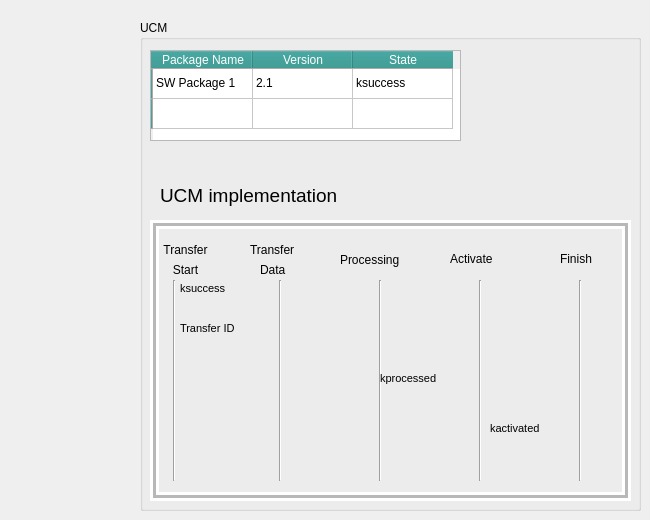
   <widget class="QWidget" name="tab_2">
    <attribute name="title">
     <string>UCM</string>
    </attribute>
    <widget class="QGroupBox" name="groupBox">
     <property name="geometry">
      <rect>
       <x>140</x>
       <y>20</y>
       <width>501</width>
       <height>491</height>
      </rect>
     </property>
     <property name="autoFillBackground">
      <bool>true</bool>
     </property>
     <property name="title">
      <string>UCM</string>
     </property>
     <widget class="QTableWidget" name="tableWidget">
      <property name="geometry">
       <rect>
        <x>10</x>
        <y>30</y>
        <width>311</width>
        <height>91</height>
       </rect>
      </property>
      <property name="palette">
       <palette>
        <active>
         <colorrole role="WindowText">
          <brush brushstyle="SolidPattern">
           <color alpha="255">
            <red>255</red>
            <green>255</green>
            <blue>255</blue>
           </color>
          </brush>
         </colorrole>
         <colorrole role="Button">
          <brush brushstyle="SolidPattern">
           <color alpha="255">
            <red>34</red>
            <green>145</green>
            <blue>139</blue>
           </color>
          </brush>
         </colorrole>
         <colorrole role="Midlight">
          <brush brushstyle="SolidPattern">
           <color alpha="255">
            <red>34</red>
            <green>145</green>
            <blue>139</blue>
           </color>
          </brush>
         </colorrole>
         <colorrole role="Dark">
          <brush brushstyle="SolidPattern">
           <color alpha="255">
            <red>34</red>
            <green>145</green>
            <blue>139</blue>
           </color>
          </brush>
         </colorrole>
         <colorrole role="ButtonText">
          <brush brushstyle="SolidPattern">
           <color alpha="255">
            <red>255</red>
            <green>255</green>
            <blue>255</blue>
           </color>
          </brush>
         </colorrole>
         <colorrole role="Highlight">
          <brush brushstyle="SolidPattern">
           <color alpha="255">
            <red>34</red>
            <green>145</green>
            <blue>139</blue>
           </color>
          </brush>
         </colorrole>
         <colorrole role="PlaceholderText">
          <brush brushstyle="NoBrush">
           <color alpha="128">
            <red>0</red>
            <green>0</green>
            <blue>0</blue>
           </color>
          </brush>
         </colorrole>
        </active>
        <inactive>
         <colorrole role="WindowText">
          <brush brushstyle="SolidPattern">
           <color alpha="255">
            <red>255</red>
            <green>255</green>
            <blue>255</blue>
           </color>
          </brush>
         </colorrole>
         <colorrole role="Button">
          <brush brushstyle="SolidPattern">
           <color alpha="255">
            <red>34</red>
            <green>145</green>
            <blue>139</blue>
           </color>
          </brush>
         </colorrole>
         <colorrole role="Midlight">
          <brush brushstyle="SolidPattern">
           <color alpha="255">
            <red>34</red>
            <green>145</green>
            <blue>139</blue>
           </color>
          </brush>
         </colorrole>
         <colorrole role="Dark">
          <brush brushstyle="SolidPattern">
           <color alpha="255">
            <red>34</red>
            <green>145</green>
            <blue>139</blue>
           </color>
          </brush>
         </colorrole>
         <colorrole role="ButtonText">
          <brush brushstyle="SolidPattern">
           <color alpha="255">
            <red>255</red>
            <green>255</green>
            <blue>255</blue>
           </color>
          </brush>
         </colorrole>
         <colorrole role="Highlight">
          <brush brushstyle="SolidPattern">
           <color alpha="255">
            <red>34</red>
            <green>145</green>
            <blue>139</blue>
           </color>
          </brush>
         </colorrole>
         <colorrole role="PlaceholderText">
          <brush brushstyle="NoBrush">
           <color alpha="128">
            <red>0</red>
            <green>0</green>
            <blue>0</blue>
           </color>
          </brush>
         </colorrole>
        </inactive>
        <disabled>
         <colorrole role="WindowText">
          <brush brushstyle="SolidPattern">
           <color alpha="255">
            <red>34</red>
            <green>145</green>
            <blue>139</blue>
           </color>
          </brush>
         </colorrole>
         <colorrole role="Button">
          <brush brushstyle="SolidPattern">
           <color alpha="255">
            <red>34</red>
            <green>145</green>
            <blue>139</blue>
           </color>
          </brush>
         </colorrole>
         <colorrole role="Midlight">
          <brush brushstyle="SolidPattern">
           <color alpha="255">
            <red>34</red>
            <green>145</green>
            <blue>139</blue>
           </color>
          </brush>
         </colorrole>
         <colorrole role="Dark">
          <brush brushstyle="SolidPattern">
           <color alpha="255">
            <red>34</red>
            <green>145</green>
            <blue>139</blue>
           </color>
          </brush>
         </colorrole>
         <colorrole role="ButtonText">
          <brush brushstyle="SolidPattern">
           <color alpha="255">
            <red>34</red>
            <green>145</green>
            <blue>139</blue>
           </color>
          </brush>
         </colorrole>
         <colorrole role="Highlight">
          <brush brushstyle="SolidPattern">
           <color alpha="255">
            <red>145</red>
            <green>145</green>
            <blue>145</blue>
           </color>
          </brush>
         </colorrole>
         <colorrole role="PlaceholderText">
          <brush brushstyle="NoBrush">
           <color alpha="128">
            <red>0</red>
            <green>0</green>
            <blue>0</blue>
           </color>
          </brush>
         </colorrole>
        </disabled>
       </palette>
      </property>
      <row>
       <property name="text">
        <string/>
       </property>
      </row>
      <row>
       <property name="text">
        <string/>
       </property>
      </row>
      <column>
       <property name="text">
        <string>Package Name</string>
       </property>
      </column>
      <column>
       <property name="text">
        <string>Version</string>
       </property>
      </column>
      <column>
       <property name="text">
        <string>State</string>
       </property>
      </column>
      <item row="0" column="0">
       <property name="text">
        <string>SW Package 1</string>
       </property>
      </item>
      <item row="0" column="1">
       <property name="text">
        <string>2.1</string>
       </property>
      </item>
      <item row="0" column="2">
       <property name="text">
        <string>ksuccess</string>
       </property>
      </item>
     </widget>
     <widget class="QLabel" name="label_14">
      <property name="geometry">
       <rect>
        <x>20</x>
        <y>160</y>
        <width>191</width>
        <height>31</height>
       </rect>
      </property>
      <property name="font">
       <font>
        <pointsize>14</pointsize>
       </font>
      </property>
      <property name="text">
       <string>UCM implementation</string>
      </property>
     </widget>
     <widget class="Line" name="line">
      <property name="geometry">
       <rect>
        <x>20</x>
        <y>260</y>
        <width>28</width>
        <height>201</height>
       </rect>
      </property>
      <property name="palette">
       <palette>
        <active>
         <colorrole role="Shadow">
          <brush brushstyle="SolidPattern">
           <color alpha="255">
            <red>255</red>
            <green>255</green>
            <blue>255</blue>
           </color>
          </brush>
         </colorrole>
         <colorrole role="Highlight">
          <brush brushstyle="SolidPattern">
           <color alpha="255">
            <red>255</red>
            <green>255</green>
            <blue>255</blue>
           </color>
          </brush>
         </colorrole>
        </active>
        <inactive>
         <colorrole role="Shadow">
          <brush brushstyle="SolidPattern">
           <color alpha="255">
            <red>255</red>
            <green>255</green>
            <blue>255</blue>
           </color>
          </brush>
         </colorrole>
         <colorrole role="Highlight">
          <brush brushstyle="SolidPattern">
           <color alpha="255">
            <red>255</red>
            <green>255</green>
            <blue>255</blue>
           </color>
          </brush>
         </colorrole>
        </inactive>
        <disabled>
         <colorrole role="Shadow">
          <brush brushstyle="SolidPattern">
           <color alpha="255">
            <red>255</red>
            <green>255</green>
            <blue>255</blue>
           </color>
          </brush>
         </colorrole>
         <colorrole role="Highlight">
          <brush brushstyle="SolidPattern">
           <color alpha="255">
            <red>145</red>
            <green>145</green>
            <blue>145</blue>
           </color>
          </brush>
         </colorrole>
        </disabled>
       </palette>
      </property>
      <property name="font">
       <font>
        <pointsize>28</pointsize>
        <italic>true</italic>
        <bold>true</bold>
       </font>
      </property>
      <property name="lineWidth">
       <number>1</number>
      </property>
      <property name="orientation">
       <enum>Qt::Vertical</enum>
      </property>
     </widget>
     <widget class="Line" name="line_2">
      <property name="geometry">
       <rect>
        <x>130</x>
        <y>260</y>
        <width>20</width>
        <height>201</height>
       </rect>
      </property>
      <property name="palette">
       <palette>
        <active/>
        <inactive/>
        <disabled/>
       </palette>
      </property>
      <property name="lineWidth">
       <number>1</number>
      </property>
      <property name="orientation">
       <enum>Qt::Vertical</enum>
      </property>
     </widget>
     <widget class="Line" name="line_3">
      <property name="geometry">
       <rect>
        <x>230</x>
        <y>260</y>
        <width>20</width>
        <height>201</height>
       </rect>
      </property>
      <property name="palette">
       <palette>
        <active/>
        <inactive/>
        <disabled/>
       </palette>
      </property>
      <property name="orientation">
       <enum>Qt::Vertical</enum>
      </property>
     </widget>
     <widget class="Line" name="line_4">
      <property name="geometry">
       <rect>
        <x>330</x>
        <y>260</y>
        <width>20</width>
        <height>201</height>
       </rect>
      </property>
      <property name="palette">
       <palette>
        <active/>
        <inactive/>
        <disabled/>
       </palette>
      </property>
      <property name="orientation">
       <enum>Qt::Vertical</enum>
      </property>
     </widget>
     <widget class="Line" name="line_5">
      <property name="geometry">
       <rect>
        <x>430</x>
        <y>260</y>
        <width>20</width>
        <height>201</height>
       </rect>
      </property>
      <property name="palette">
       <palette>
        <active/>
        <inactive/>
        <disabled/>
       </palette>
      </property>
      <property name="orientation">
       <enum>Qt::Vertical</enum>
      </property>
     </widget>
     <widget class="QLabel" name="label_6">
      <property name="geometry">
       <rect>
        <x>40</x>
        <y>260</y>
        <width>111</width>
        <height>51</height>
       </rect>
      </property>
      <property name="text">
       <string/>
      </property>
      <property name="pixmap">
       <pixmap>../4th computer/LAST YEAR GRAD/AdaptiveAR-Simulation/Project_Simulation/icons/arrow.png</pixmap>
      </property>
      <property name="scaledContents">
       <bool>true</bool>
      </property>
     </widget>
     <widget class="QLabel" name="label_7">
      <property name="geometry">
       <rect>
        <x>140</x>
        <y>300</y>
        <width>101</width>
        <height>51</height>
       </rect>
      </property>
      <property name="text">
       <string/>
      </property>
      <property name="pixmap">
       <pixmap>../4th computer/LAST YEAR GRAD/AdaptiveAR-Simulation/Project_Simulation/icons/arrow.png</pixmap>
      </property>
      <property name="scaledContents">
       <bool>true</bool>
      </property>
     </widget>
     <widget class="QLabel" name="label_8">
      <property name="geometry">
       <rect>
        <x>250</x>
        <y>350</y>
        <width>101</width>
        <height>51</height>
       </rect>
      </property>
      <property name="text">
       <string/>
      </property>
      <property name="pixmap">
       <pixmap>../4th computer/LAST YEAR GRAD/AdaptiveAR-Simulation/Project_Simulation/icons/arrow.png</pixmap>
      </property>
      <property name="scaledContents">
       <bool>true</bool>
      </property>
     </widget>
     <widget class="QLabel" name="label_9">
      <property name="geometry">
       <rect>
        <x>340</x>
        <y>400</y>
        <width>101</width>
        <height>51</height>
       </rect>
      </property>
      <property name="text">
       <string/>
      </property>
      <property name="pixmap">
       <pixmap>../4th computer/LAST YEAR GRAD/AdaptiveAR-Simulation/Project_Simulation/icons/arrow.png</pixmap>
      </property>
      <property name="scaledContents">
       <bool>true</bool>
      </property>
     </widget>
     <widget class="QLabel" name="label">
      <property name="geometry">
       <rect>
        <x>10</x>
        <y>240</y>
        <width>71</width>
        <height>21</height>
       </rect>
      </property>
      <property name="sizePolicy">
       <sizepolicy hsizetype="Fixed" vsizetype="Fixed">
        <horstretch>0</horstretch>
        <verstretch>0</verstretch>
       </sizepolicy>
      </property>
      <property name="text">
       <string>&lt;html&gt;&lt;head/&gt;&lt;body&gt;&lt;p align=&quot;center&quot;&gt;Start&lt;/p&gt;&lt;/body&gt;&lt;/html&gt;</string>
      </property>
      <property name="wordWrap">
       <bool>true</bool>
      </property>
     </widget>
     <widget class="QLabel" name="label_15">
      <property name="geometry">
       <rect>
        <x>10</x>
        <y>220</y>
        <width>71</width>
        <height>21</height>
       </rect>
      </property>
      <property name="sizePolicy">
       <sizepolicy hsizetype="Fixed" vsizetype="Fixed">
        <horstretch>0</horstretch>
        <verstretch>0</verstretch>
       </sizepolicy>
      </property>
      <property name="text">
       <string>&lt;html&gt;&lt;head/&gt;&lt;body&gt;&lt;p align=&quot;center&quot;&gt;Transfer&lt;/p&gt;&lt;/body&gt;&lt;/html&gt;</string>
      </property>
      <property name="wordWrap">
       <bool>true</bool>
      </property>
     </widget>
     <widget class="QLabel" name="label_2">
      <property name="geometry">
       <rect>
        <x>110</x>
        <y>220</y>
        <width>61</width>
        <height>20</height>
       </rect>
      </property>
      <property name="text">
       <string>Transfer</string>
      </property>
     </widget>
     <widget class="QLabel" name="label_16">
      <property name="geometry">
       <rect>
        <x>120</x>
        <y>240</y>
        <width>31</width>
        <height>20</height>
       </rect>
      </property>
      <property name="text">
       <string>Data</string>
      </property>
     </widget>
     <widget class="QLabel" name="label_3">
      <property name="geometry">
       <rect>
        <x>200</x>
        <y>230</y>
        <width>81</width>
        <height>20</height>
       </rect>
      </property>
      <property name="text">
       <string>Processing</string>
      </property>
     </widget>
     <widget class="QLabel" name="label_4">
      <property name="geometry">
       <rect>
        <x>310</x>
        <y>230</y>
        <width>61</width>
        <height>17</height>
       </rect>
      </property>
      <property name="text">
       <string>Activate</string>
      </property>
     </widget>
     <widget class="QLabel" name="label_5">
      <property name="geometry">
       <rect>
        <x>420</x>
        <y>230</y>
        <width>41</width>
        <height>17</height>
       </rect>
      </property>
      <property name="text">
       <string>Finish</string>
      </property>
     </widget>
     <widget class="QLabel" name="label_10">
      <property name="geometry">
       <rect>
        <x>40</x>
        <y>260</y>
        <width>51</width>
        <height>16</height>
       </rect>
      </property>
      <property name="font">
       <font>
        <pointsize>8</pointsize>
       </font>
      </property>
      <property name="text">
       <string>ksuccess</string>
      </property>
     </widget>
     <widget class="QLabel" name="label_11">
      <property name="geometry">
       <rect>
        <x>40</x>
        <y>300</y>
        <width>61</width>
        <height>17</height>
       </rect>
      </property>
      <property name="font">
       <font>
        <pointsize>8</pointsize>
       </font>
      </property>
      <property name="text">
       <string>Transfer ID</string>
      </property>
     </widget>
     <widget class="QLabel" name="label_12">
      <property name="geometry">
       <rect>
        <x>240</x>
        <y>350</y>
        <width>61</width>
        <height>17</height>
       </rect>
      </property>
      <property name="font">
       <font>
        <pointsize>8</pointsize>
       </font>
      </property>
      <property name="text">
       <string>kprocessed</string>
      </property>
     </widget>
     <widget class="QLabel" name="label_13">
      <property name="geometry">
       <rect>
        <x>350</x>
        <y>400</y>
        <width>61</width>
        <height>17</height>
       </rect>
      </property>
      <property name="font">
       <font>
        <pointsize>8</pointsize>
       </font>
      </property>
      <property name="text">
       <string>kactivated</string>
      </property>
     </widget>
     <widget class="QFrame" name="frame">
      <property name="geometry">
       <rect>
        <x>10</x>
        <y>200</y>
        <width>481</width>
        <height>281</height>
       </rect>
      </property>
      <property name="palette">
       <palette>
        <active>
         <colorrole role="WindowText">
          <brush brushstyle="SolidPattern">
           <color alpha="255">
            <red>255</red>
            <green>255</green>
            <blue>255</blue>
           </color>
          </brush>
         </colorrole>
         <colorrole role="Midlight">
          <brush brushstyle="SolidPattern">
           <color alpha="255">
            <red>255</red>
            <green>255</green>
            <blue>255</blue>
           </color>
          </brush>
         </colorrole>
         <colorrole role="Dark">
          <brush brushstyle="SolidPattern">
           <color alpha="255">
            <red>255</red>
            <green>255</green>
            <blue>255</blue>
           </color>
          </brush>
         </colorrole>
         <colorrole role="PlaceholderText">
          <brush brushstyle="NoBrush">
           <color alpha="128">
            <red>0</red>
            <green>0</green>
            <blue>0</blue>
           </color>
          </brush>
         </colorrole>
        </active>
        <inactive>
         <colorrole role="WindowText">
          <brush brushstyle="SolidPattern">
           <color alpha="255">
            <red>255</red>
            <green>255</green>
            <blue>255</blue>
           </color>
          </brush>
         </colorrole>
         <colorrole role="Midlight">
          <brush brushstyle="SolidPattern">
           <color alpha="255">
            <red>255</red>
            <green>255</green>
            <blue>255</blue>
           </color>
          </brush>
         </colorrole>
         <colorrole role="Dark">
          <brush brushstyle="SolidPattern">
           <color alpha="255">
            <red>255</red>
            <green>255</green>
            <blue>255</blue>
           </color>
          </brush>
         </colorrole>
         <colorrole role="PlaceholderText">
          <brush brushstyle="NoBrush">
           <color alpha="128">
            <red>0</red>
            <green>0</green>
            <blue>0</blue>
           </color>
          </brush>
         </colorrole>
        </inactive>
        <disabled>
         <colorrole role="WindowText">
          <brush brushstyle="SolidPattern">
           <color alpha="255">
            <red>255</red>
            <green>255</green>
            <blue>255</blue>
           </color>
          </brush>
         </colorrole>
         <colorrole role="Midlight">
          <brush brushstyle="SolidPattern">
           <color alpha="255">
            <red>255</red>
            <green>255</green>
            <blue>255</blue>
           </color>
          </brush>
         </colorrole>
         <colorrole role="Dark">
          <brush brushstyle="SolidPattern">
           <color alpha="255">
            <red>255</red>
            <green>255</green>
            <blue>255</blue>
           </color>
          </brush>
         </colorrole>
         <colorrole role="PlaceholderText">
          <brush brushstyle="NoBrush">
           <color alpha="128">
            <red>0</red>
            <green>0</green>
            <blue>0</blue>
           </color>
          </brush>
         </colorrole>
        </disabled>
       </palette>
      </property>
      <property name="font">
       <font>
        <italic>true</italic>
        <bold>true</bold>
       </font>
      </property>
      <property name="frameShape">
       <enum>QFrame::Box</enum>
      </property>
      <property name="frameShadow">
       <enum>QFrame::Raised</enum>
      </property>
      <property name="lineWidth">
       <number>3</number>
      </property>
      <property name="midLineWidth">
       <number>3</number>
      </property>
     </widget>
    </widget>
   </widget>
